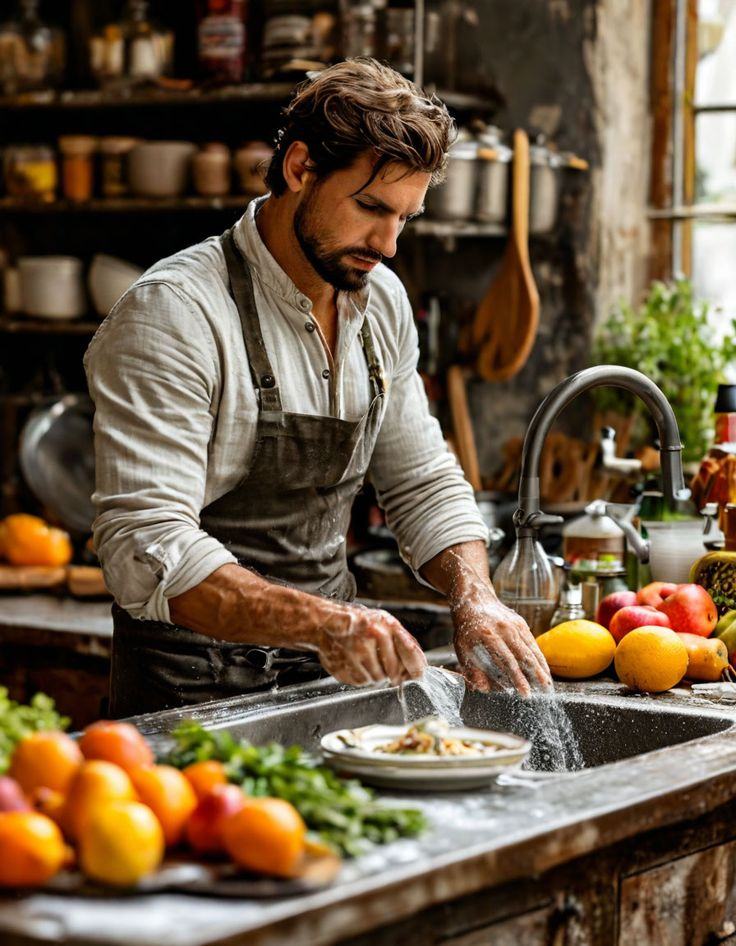
#> input picture assets/images/m.jpg, 736 x 946 px, given in place of Salad Lovers.jpg, which was not available
$ python create_collage.py
#> lines starting #> are read from the running program, lines starting #| are printed output that depends on the picture; pictures that were not available may be replaced by others from this repository, and a replacement may not be noted
from PIL import Image
import os

# Путь к папке с изображениями
image_folder = "assets/images"
images_to_use = [
    "Salad Lovers.jpg",
    "загрузка (4).jpg",
    "Творог, банан и миндаль✨.jpg"
]

# Загружаем изображения
img1 = Image.open(os.path.join(image_folder, images_to_use[0]))
#> img1 is the input picture: PIL image 736x946 RGB; mean R, G, B 108.9, 89.6, 66.7
img2 = Image.open(os.path.join(image_folder, images_to_use[1]))
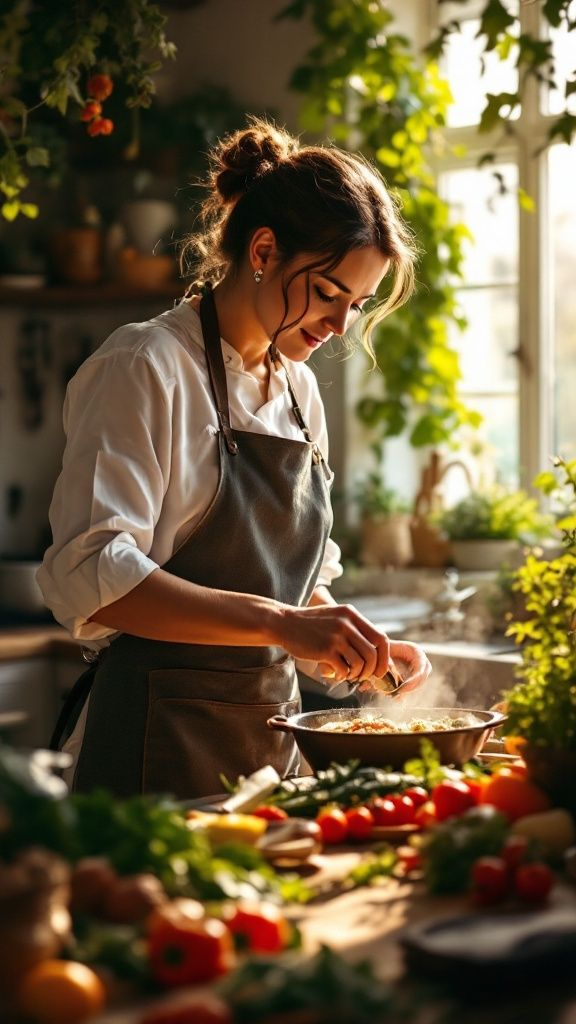
#> input picture assets/images/w.jpg, 576 x 1024 px, given in place of загрузка (4).jpg, which was not available
#> img2 is the input picture: PIL image 576x1024 RGB; mean R, G, B 106.8, 88.7, 58.3
img3 = Image.open(os.path.join(image_folder, images_to_use[2]))

# Приводим все к одному размеру
target_height = 400
ratio1 = target_height / img1.height
#> ratio1 = 0.423
ratio2 = target_height / img2.height
#> ratio2 = 0.391
ratio3 = target_height / img3.height
#> ratio3 = 0.391

img1 = img1.resize((int(img1.width * ratio1), target_height))
#> img1: PIL image 311x400 RGB
img2 = img2.resize((int(img2.width * ratio2), target_height))
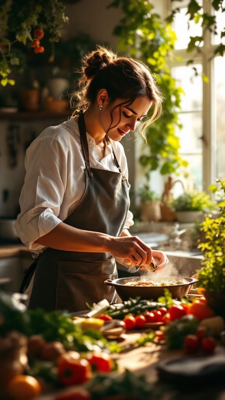
#> img2: PIL image 225x400 RGB; mean R, G, B 106.8, 88.7, 58.3
img3 = img3.resize((int(img3.width * ratio3), target_height))

# Создаем коллаж (горизонтальное расположение)
total_width = img1.width + img2.width + img3.width
#> total_width = 761
collage = Image.new('RGB', (total_width, target_height))
#> collage: PIL image 761x400 RGB; every value is 0

# Вставляем изображения
collage.paste(img1, (0, 0))
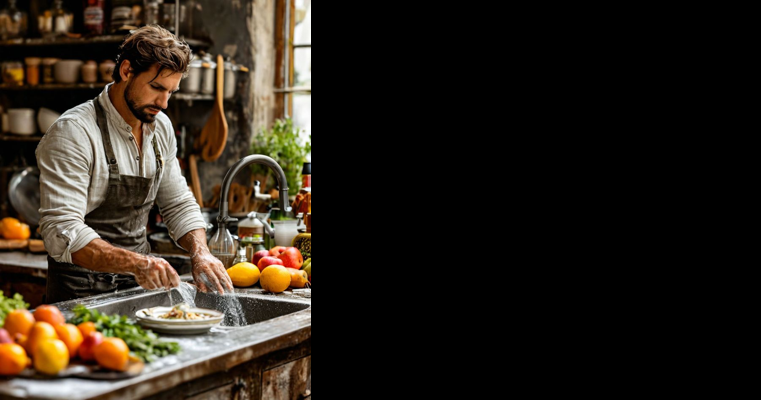
#> collage: PIL image 761x400 RGB; mean R, G, B 44.5, 36.6, 27.3
collage.paste(img2, (img1.width, 0))
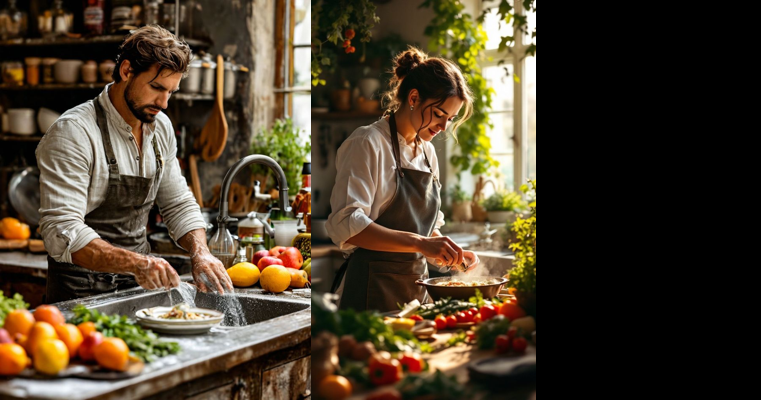
#> collage: PIL image 761x400 RGB; mean R, G, B 76.1, 62.9, 44.5
collage.paste(img3, (img1.width + img2.width, 0))
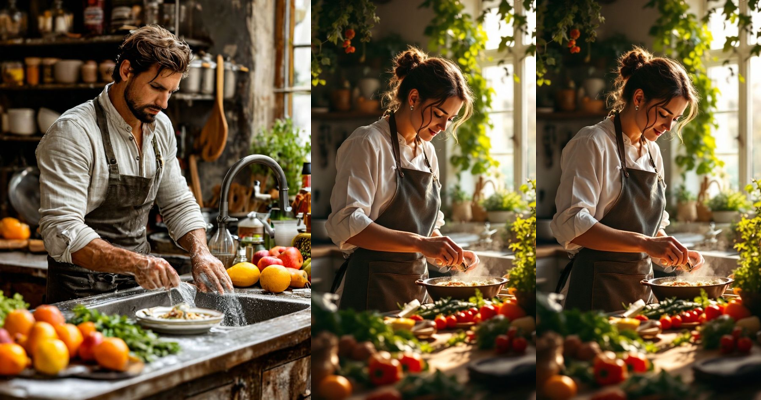
#> collage: PIL image 761x400 RGB; mean R, G, B 107.6, 89.1, 61.7

# Сохраняем коллаж
output_path = os.path.join(image_folder, "collage.jpg")
collage.save(output_path, quality=95)
print(f"Коллаж создан: {output_path}")
